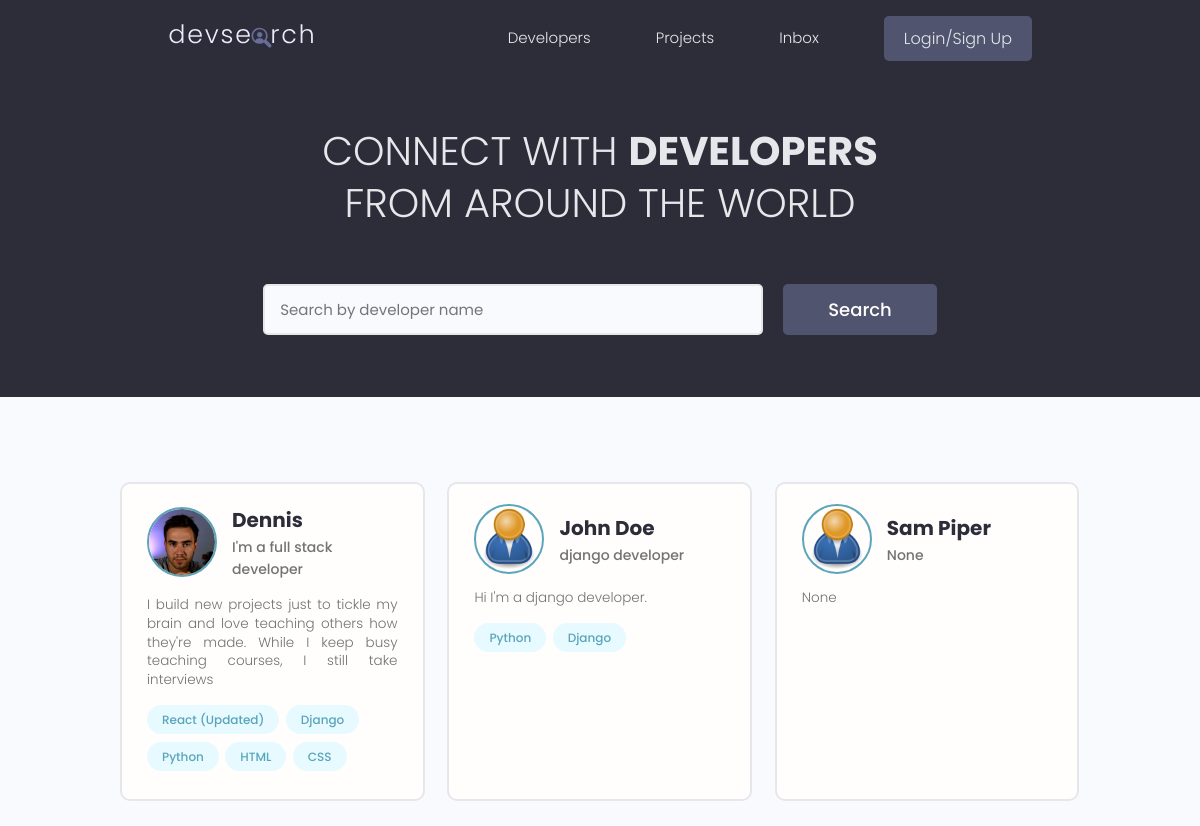
The app's page /, older data.
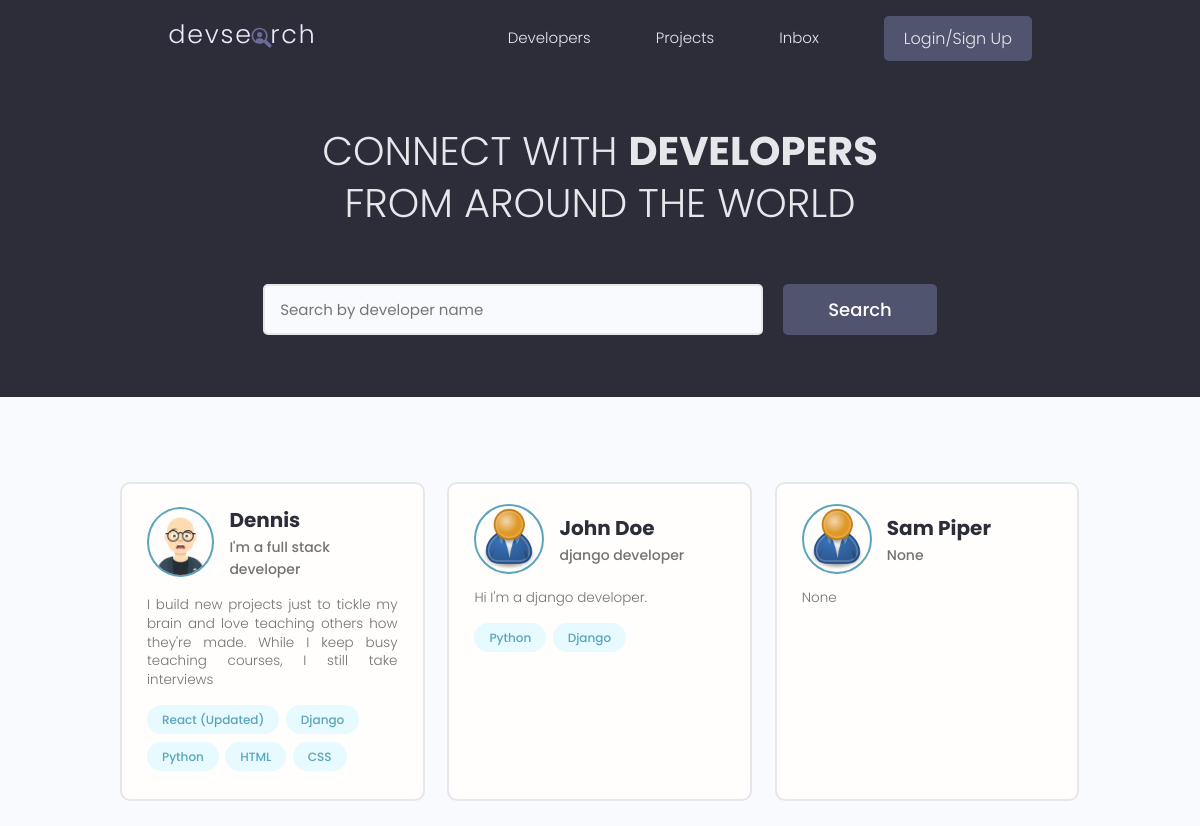
The same page, newer data.
### users/models.py (models this page shows, shortened)
class Profile(models.Model):
    user = models.OneToOneField(User, on_delete=models.CASCADE, null=True, blank=True)
    name = models.CharField(max_length=200, blank=True, null=True)
    email = models.EmailField(max_length=500, blank=True, null=True)
    username = models.CharField(max_length=200, blank=True, null=True)
    location = models.CharField(max_length=200, blank=True, null=True)
    short_intro = models.CharField(max_length=200, blank=True, null=True)
    bio = models.TextField(blank=True, null=True)
    profile_image = models.ImageField(null=True, blank=True, upload_to='profiles/', default="profiles/user-default.png")
    social_github = models.CharField(max_length=200, blank=True, null=True)
    social_twitter = models.CharField(max_length=200, blank=True, null=True)
    social_linkedin = models.CharField(max_length=200, blank=True, null=True)
    social_youtube = models.CharField(max_length=200, blank=True, null=True)
    social_website = models.CharField(max_length=200, blank=True, null=True)
    created = models.DateTimeField(auto_now_add=True)
    id = models.UUIDField(default=uuid.uuid4, unique=True, primary_key=True, editable=False)
    class Meta:
        ordering = ['created']

### users/views.py (the view)
# urls.py: path('', views.profiles, name="profiles"),
def profiles(request):
    profiles, search_query = searchProfiles(request)
    custom_range, profiles = paginateProfiles(request, profiles, 3)
    context = {'profiles':profiles, 'search_query': search_query, 'custom_range': custom_range}
    return render(request, 'users/profiles.html', context)

### users/models.py (called while the page is built)
    def __str__(self):
        return str(self.name)

### users/utils.py (called while the page is built)
def paginateProfiles(request, profiles, results):
    page = request.GET.get('page')
    paginator = Paginator(profiles, results)
    try:
        profiles = paginator.page(page)
    except PageNotAnInteger: #처음 들어왔을 때 파라미터가 없어서 나는 에러
        page = 1
        profiles = paginator.page(page) #1로 셋팅
    except EmptyPage: #페이지수 10000을 넣었을 때 뜨는 에러
        page = paginator.num_pages #페이지 총수
        profiles = paginator.page(page)
    leftIndex = (int(page) - 4)
    if leftIndex <1 :
        leftIndex = 1
    rightIndex = (int(page) + 5)
    if rightIndex > paginator.num_pages:
        rightIndex = paginator.num_pages +1
    custom_range = range(leftIndex, rightIndex) #페이지바 갯수 설정가능
    return custom_range, profiles

def searchProfiles(request):
    search_query = ''
    if request.GET.get('search_query'):
        search_query = request.GET.get('search_query')
    skills = Skill.objects.filter(name__icontains=search_query)
    profiles = Profile.objects.distinct().filter(
        Q(name__icontains=search_query) |
        Q(short_intro__icontains=search_query) |
        Q(skill__in=skills))
    return profiles, search_query

### users/templates/users/profiles.html (shortened to what this page needs)
{% extends 'main.html' %}
{% block content %}
<main class="home">
    <section class="hero-section text-center">
      <div class="container container--narrow">
        <div class="hero-section__box">
          <h2>CONNECT WITH <span>DEVELOPERS</span></h2>
          <h2>FROM AROUND THE WORLD</h2>
        </div>
        <div class="hero-section__search">
          <form class="form" action="{% url 'profiles' %}" method="get">
            <div class="form__field">
              <input class="input input--text" id="formInput#search" type="text" name="search_query"
                value="{{search_query}}" placeholder="Search by developer name" />
            </div>
            <input class="btn btn--sub btn--lg" type="submit" value="Search" />
          </form>
        </div>
      </div>
    </section>
    <section class="devlist">
      <div class="container">
        <div class="grid grid--three">
            {% for profile in profiles %}
            <div class="column card">
            <div class="dev">
              <a href="{% url 'user-profile' profile.id %}" class="card__body">
                <div class="dev__profile">
                  <img class="avatar avatar--md" src="{{ profile.profile_image.url }}" alt="image" />
                  <div class="dev__meta">
                    <h3>{{profile.name}}</h3>
                    <h5>{{profile.short_intro|slice:"60"}}</h5>
                  </div>
                </div>
                <p class="dev__info">
                 {{profile.bio|slice:"150"}}
                </p>
                <div class="dev__skills">
                {% for skill in profile.skill_set.all|slice:"5" %}
                  <span class="tag tag--pill tag--main">
                    <small>{{skill}}</small>
                  </span>
                {% endfor %}
                </div>
              </a>
            </div>
          </div>
          {% endfor %}
        </div>
      </div>
    </section>
  </main>
{% endblock content %}

Row changes from the older to the newer data that the page shows:
changed Profile "Dennis": profile_image: a different picture
